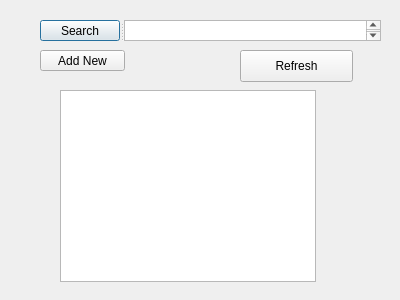
<?xml version="1.0" encoding="UTF-8"?>
<ui version="4.0">
 <class>UserList</class>
 <widget class="QDialog" name="UserList">
  <property name="geometry">
   <rect>
    <x>0</x>
    <y>0</y>
    <width>400</width>
    <height>300</height>
   </rect>
  </property>
  <property name="windowTitle">
   <string>User List</string>
  </property>
  <widget class="QListWidget" name="listWidget">
   <property name="geometry">
    <rect>
     <x>60</x>
     <y>90</y>
     <width>256</width>
     <height>192</height>
    </rect>
   </property>
  </widget>
  <widget class="QSplitter" name="splitter">
   <property name="geometry">
    <rect>
     <x>40</x>
     <y>20</y>
     <width>341</width>
     <height>21</height>
    </rect>
   </property>
   <property name="orientation">
    <enum>Qt::Horizontal</enum>
   </property>
   <widget class="QPushButton" name="pushButton">
    <property name="text">
     <string>Search</string>
    </property>
   </widget>
   <widget class="QTextEdit" name="textEdit"/>
  </widget>
  <widget class="QPushButton" name="pushButton_2">
   <property name="geometry">
    <rect>
     <x>40</x>
     <y>50</y>
     <width>85</width>
     <height>21</height>
    </rect>
   </property>
   <property name="text">
    <string>Add New</string>
   </property>
  </widget>
  <widget class="QPushButton" name="pushButton_3">
   <property name="geometry">
    <rect>
     <x>240</x>
     <y>50</y>
     <width>113</width>
     <height>32</height>
    </rect>
   </property>
   <property name="text">
    <string>Refresh</string>
   </property>
  </widget>
 </widget>
 <resources/>
 <connections/>
</ui>
